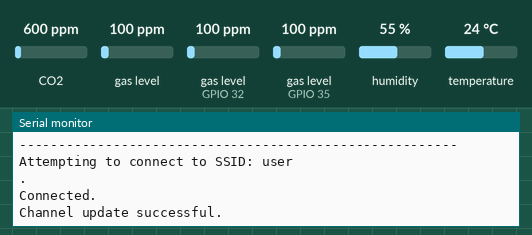
This sketch was run on a simulated ESP32. On the bench: the last lines printed to the serial monitor. The test bench sets the inputs (shaded band); at power-on: CO2 600 ppm, gas level (sensors on GPIO 32, GPIO 35) 100 ppm, gas level 100 ppm, humidity 55 %, temperature 24 °C. WiFi joins after 1.5 s; servers stay silent unless stated.

Above: at 8.8 s.
8.9 s: CO2 set to 452 ppm
16.5 s: gas level (sensor on GPIO 32) set to 20 ppm
At 20.62 s:
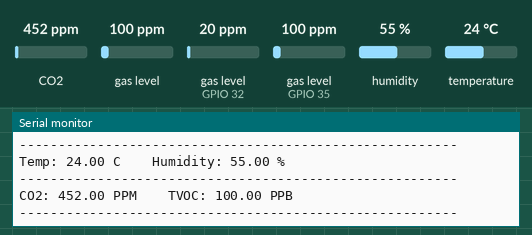
24.1 s: gas level (sensor on GPIO 35) set to 20 ppm
At 24.9 s:
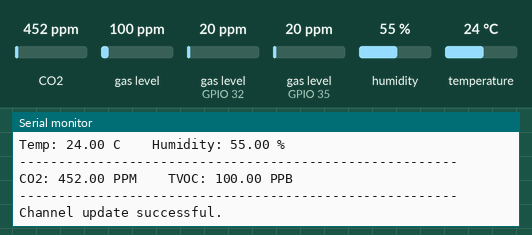
31.7 s: gas level (sensor 0) set to 20 ppm
At 37.0 s:
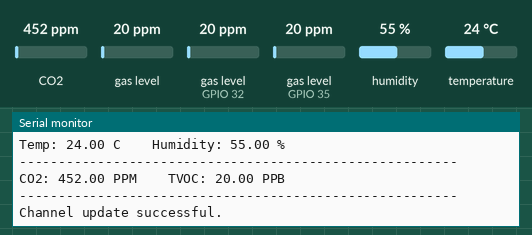
39.3 s: humidity set to 22 %
46.9 s: gas level (sensor on GPIO 32) set to 250 ppm
At 51.33 s:
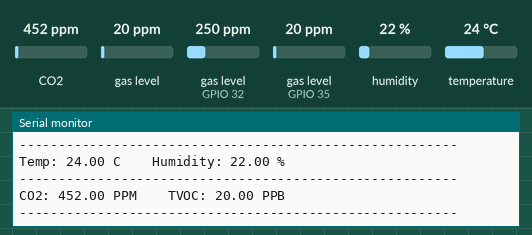
Timing chart, 0 to 52.8 s (numbered marks = the images above; inputs shaded):
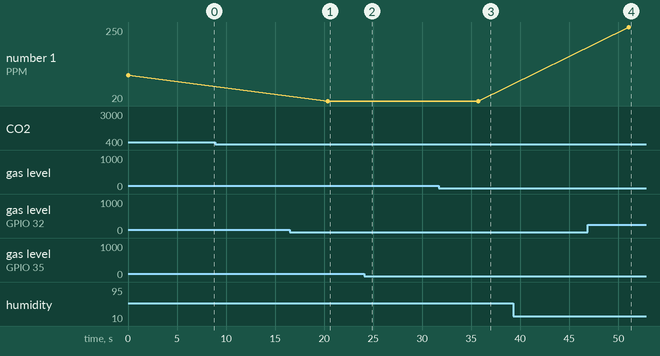

The sketch:

Final_CCS811_nana_sparkfun.ino
```cpp
//library
#include <Wire.h>
#include <MQUnifiedsensor.h>
#include "Adafruit_HTU21DF.h"
#include "SparkFunCCS811.h"
#include <WiFi.h>
#include "ThingSpeak.h"

//INTERNET
#define SECRET_SSID "user"          // replace MySSID with your WiFi network name
#define SECRET_PASS "passwrd"  // replace MyPassword with your WiFi password

#define SECRET_CH_ID 00000                    // replace 0000000 with your channel number
#define SECRET_WRITE_APIKEY "api"  // replace XYZ with your channel write API Key
#define CCS811_ADDR 0x5A

char ssid[] = SECRET_SSID;  // your network SSID (name)
char pass[] = SECRET_PASS;  // your network password
int keyIndex = 0;           // your network key Index number (needed only for WEP)
WiFiClient client;

unsigned long myChannelNumber = SECRET_CH_ID;
const char* myWriteAPIKey = SECRET_WRITE_APIKEY;
String myStatus = "";
//=======


//intialize
#define Board ("Arduino NANO")
#define Pin135 (32)  //Analog input 2 of your arduino
#define Pin7 (35)    //Analog input 3 of your arduino

//setup of sensor
#define RatioMQ135CleanAir (3.6)  //RS / R0 = 10 ppm
#define RatioMQ7CleanAir (27.5)   //RS / R0 = 27.5 ppm
#define ADC_Bit_Resolution (12)   // 10 bit ADC
#define Voltage_Resolution (5)    // Volt resolution to calc the voltage
#define Type ("Arduino NANO")     //Board used

//Initialize TH
Adafruit_HTU21DF htu = Adafruit_HTU21DF();

//Initialize MQ
MQUnifiedsensor MQ135(Board, Voltage_Resolution, ADC_Bit_Resolution, Pin135, Type);
MQUnifiedsensor MQ7(Board, Voltage_Resolution, ADC_Bit_Resolution, Pin7, Type);

//initialize
CCS811 mySensor(CCS811_ADDR);

// variable
float nh4;
float co;
float t;
float h;
float co2;
float tvoc;


void setup() {
  Serial.begin(115200);

  //Hidupkan Sensor
  MQ135.init();
  MQ135.setRegressionMethod(1);  //_PPM =  a*ratio^b
  MQ135.setR0(9.03);

  MQ7.init();
  MQ7.setRegressionMethod(1);  //_PPM =  a*ratio^b
  MQ7.setR0(5.90);

  //hidupkan sensor HTU
  if (!htu.begin()) {
    Serial.println("Couldn't find sensor!");
    while (1)
      ;
  }

  //hidup sensor CCS
  if (mySensor.begin() == false) {
    Serial.print("CCS811 error. Please check wiring. Freezing...");
    while (1)
      ;
  }
  //hidupkan Wifi
  WiFi.mode(WIFI_STA);
  ThingSpeak.begin(client);  // Initialize ThingSpeak
}

void loop() {

  //MQ Sensor
  MQ135.update();
  MQ7.update();

  MQ135.setA(102.2);
  MQ135.setB(-2.473);  //NH4
  float nh4 = MQ135.readSensor();

  MQ7.setA(99.042);
  MQ7.setB(-1.518);  //CO
  float co = MQ7.readSensor();

  Serial.print("NH4 (PPM):      ");
  Serial.println(nh4);
  Serial.print("CO (PPM):       ");
  Serial.println(co);
  Serial.println("--------------------------------------------------------");

  //Temperature Humidity
  t = htu.readTemperature();
  h = htu.readHumidity();
  Serial.print("Temp: ");
  Serial.print(t);
  Serial.print(" C");
  Serial.print("\t\t");
  Serial.print("Humidity: ");
  Serial.print(h);
  Serial.println(" \%");
  Serial.println("--------------------------------------------------------");

  //CCS TVOC and CO2
  if (mySensor.dataAvailable()) {
    //If so, have the sensor read and calculate the results.
    mySensor.readAlgorithmResults();
    co2 = mySensor.getCO2();
    tvoc = mySensor.getTVOC();
    Serial.print("CO2: ");
    Serial.print(co2);
    Serial.print(" PPM");
    Serial.print("\t\t");
    Serial.print("TVOC: ");
    Serial.print(tvoc);
    Serial.println(" \PPB");
    Serial.println("--------------------------------------------------------");
  }

  //ThingSpeak
  // Connect or reconnect to WiFi
  if (WiFi.status() != WL_CONNECTED) {
    Serial.print("Attempting to connect to SSID: ");
    Serial.println(SECRET_SSID);
    while (WiFi.status() != WL_CONNECTED) {
      WiFi.begin(ssid, pass);  // Connect to WPA/WPA2 network. Change this line if using open or WEP network
      Serial.print(".");
      delay(5000);
    }
    Serial.println("\nConnected.");
  }

  ThingSpeak.setStatus(myStatus);

  // write to the ThingSpeak channel - utk tahu status hantar data
  int x = ThingSpeak.writeFields(myChannelNumber, myWriteAPIKey);
  if (x == 200) {
    Serial.println("Channel update successful.");
  } else {
    Serial.println("Problem updating channel. HTTP error code " + String(x));
  }

  // set the fields with the values
  ThingSpeak.setField(1, nh4);
  ThingSpeak.setField(2, co);
  ThingSpeak.setField(3, t);
  ThingSpeak.setField(4, h);
  ThingSpeak.setField(5, co2);
  ThingSpeak.setField(6, tvoc);

  delay(15000);  // Wait 20 seconds to update the channel again
}
```

Measured:
- after the input at 16.5 s, the serial monitor: prints a new line after 3.9 s (image 1)
- after the input at 31.7 s, the serial monitor: prints a new line after 4.1 s (image 3)
- after the input at 46.9 s, the serial monitor: prints a new line after 4.2 s (image 4)
- plotted number 1: 100 → 20 after the input at 16.5 s, 20 → 250 after the input at 46.9 s
